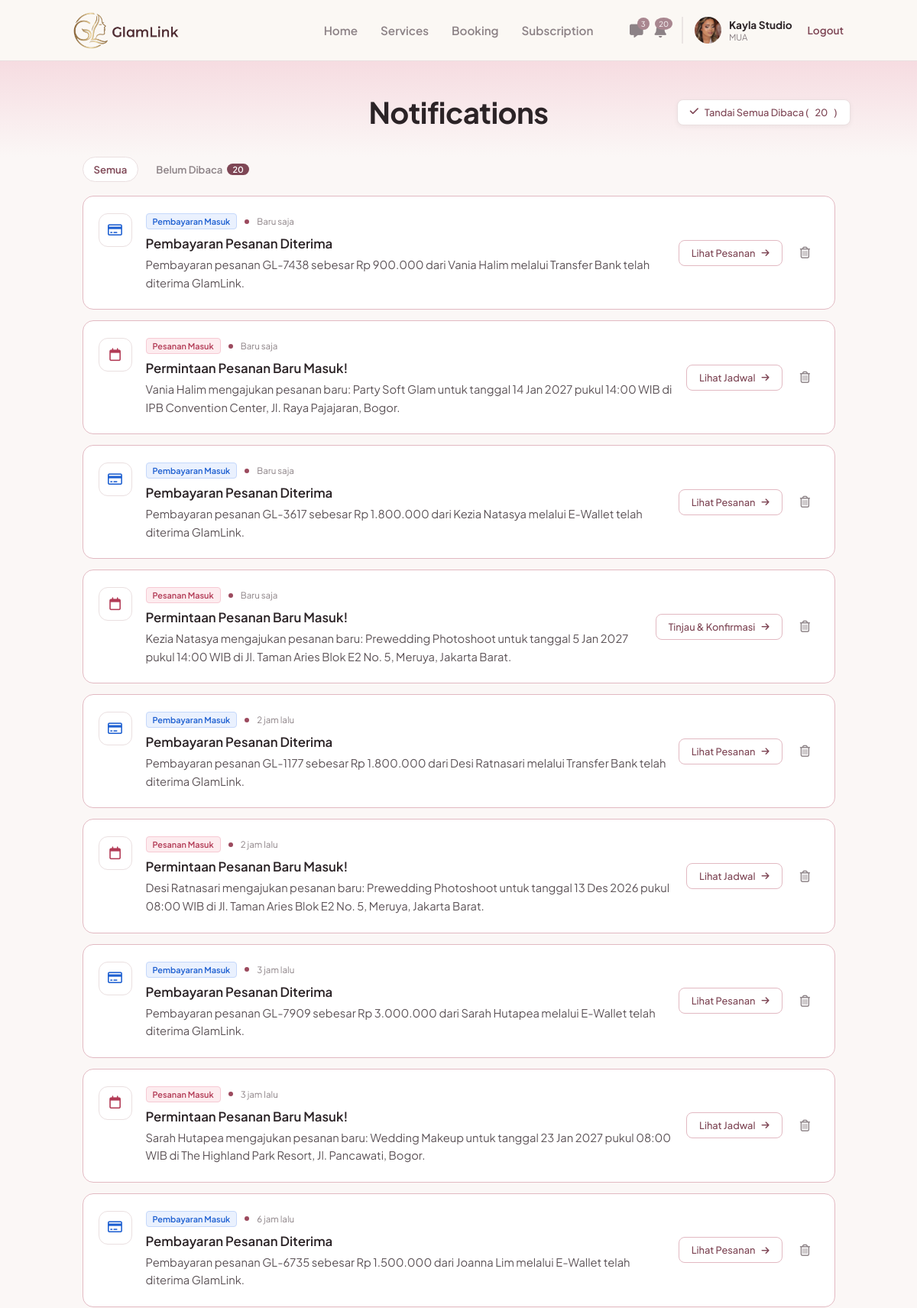
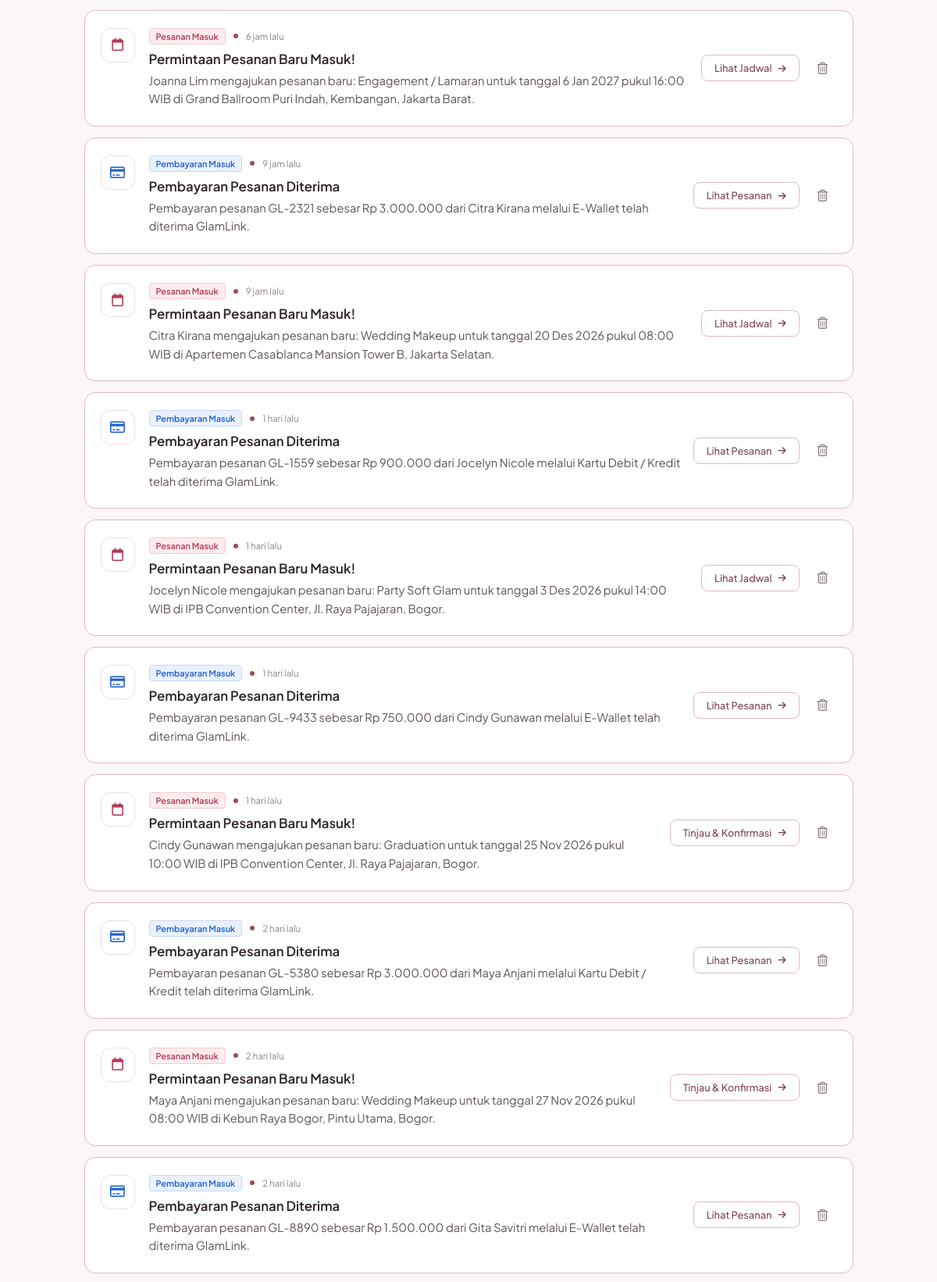
The app's page /mua/notifikasi.php (signed in, upper part) with its own data (2 pictures, top to bottom).
### tables this page shows
CREATE TABLE `users` (
  `id_user` int(11) NOT NULL,
  `nama` varchar(100) NOT NULL,
  `email` varchar(100) NOT NULL,
  `nomor_telepon` varchar(20) DEFAULT NULL,
  `nama_brand` varchar(150) DEFAULT NULL,
  `bio` text DEFAULT NULL,
  `lokasi` varchar(150) DEFAULT NULL,
  `foto_profil` varchar(255) DEFAULT NULL,
  `password` varchar(255) NOT NULL,
  `role` enum('mua','pelanggan','admin') NOT NULL,
  `dibuat_pada` timestamp NOT NULL DEFAULT current_timestamp(),
  `status_verifikasi` enum('pending','approved','rejected') NOT NULL DEFAULT 'approved',
  `alasan_tolak` varchar(255) DEFAULT NULL
);

CREATE TABLE `mua_notifikasi` (
  `id_notif` int(11) NOT NULL,
  `id_mua` int(11) NOT NULL,
  `kunci` varchar(100) NOT NULL COMMENT 'Penanda unik sumber, contoh: pesanan:12, bayar:12, langganan:3:segera',
  `tipe` varchar(30) NOT NULL COMMENT 'pesanan | bayar | jadwal | langganan | batal | selesai | ulasan',
  `judul` varchar(150) NOT NULL,
  `pesan` text NOT NULL,
  `link` varchar(255) DEFAULT NULL,
  `label_aksi` varchar(50) DEFAULT NULL,
  `waktu` datetime NOT NULL,
  `dibaca_pada` datetime DEFAULT NULL,
  `dihapus_pada` datetime DEFAULT NULL
);

### includes/chat.php (called while the page is built, shortened)
<?php
function chat_belum_dibaca(mysqli $k, int $saya): int {
    try {
        $st = $k->prepare("SELECT COUNT(*) AS n FROM chats WHERE id_penerima = ? AND dibaca_pada IS NULL");
        $st->bind_param('i', $saya);
        $st->execute();
        return (int)$st->get_result()->fetch_assoc()['n'];
    } catch (Throwable $e) {
        return 0;
    }
}

### includes/mua_notifikasi.php (called while the page is built, shortened)
<?php
function mua_notif_relatif(int $detik): string {
    if ($detik < 60)          return 'Baru saja';
    if ($detik < 86400)       return floor($detik / 3600) . ' jam lalu';
    if ($detik < 86400 * 7)   return floor($detik / 86400) . ' hari lalu';
    if ($detik < 86400 * 30)  return floor($detik / (86400 * 7)) . ' minggu lalu';
    return floor($detik / (86400 * 30)) . ' bulan lalu';
}
function mua_notif_sinkron(mysqli $koneksi, int $id_mua, bool $paksa = false): void {
    $kunci_sesi = 'mua_notif_sync_' . $id_mua;
    if (!$paksa && isset($_SESSION[$kunci_sesi]) && $_SESSION[$kunci_sesi] > time() - 60) return;
}
function mua_notif_jumlah_baru(mysqli $koneksi, int $id_mua): int {
    try {
        $st = $koneksi->prepare("SELECT COUNT(*) AS n FROM mua_notifikasi WHERE id_mua = ? AND dibaca_pada IS NULL AND dihapus_pada IS NULL");
        $st->bind_param('i', $id_mua);
        $st->execute();
        return (int)$st->get_result()->fetch_assoc()['n'];
    } catch (Throwable $e) {
        return 0;
    }
}

### mua/notifikasi.php (the view, shortened to what this page needs)
<?php
require_once '../includes/auth_mua.php';
require_once '../includes/mua_notifikasi.php';
function hitung_baru(mysqli $koneksi, int $id_mua): int {
    $st = $koneksi->prepare("SELECT COUNT(*) AS n FROM mua_notifikasi WHERE id_mua = ? AND dibaca_pada IS NULL AND dihapus_pada IS NULL");
    $st->bind_param('i', $id_mua);
    $st->execute();
    return (int)$st->get_result()->fetch_assoc()['n'];
}
$filter_belum = ($_GET['f'] ?? '') === 'belum';
$sql = "SELECT *, TIMESTAMPDIFF(SECOND, waktu, NOW()) AS detik FROM mua_notifikasi
        WHERE id_mua = ? AND dihapus_pada IS NULL" . ($filter_belum ? " AND dibaca_pada IS NULL" : "") . "
        ORDER BY waktu DESC, id_notif DESC LIMIT 100";
$st = $koneksi->prepare($sql);
$st->bind_param('i', $id_mua);
$st->execute();
$daftar = $st->get_result()->fetch_all(MYSQLI_ASSOC);
$jumlah_baru = hitung_baru($koneksi, $id_mua);
?>
<!DOCTYPE html>
<html lang="id">
<head>
    <link rel="stylesheet" href="https://cdnjs.cloudflare.com/ajax/libs/font-awesome/6.4.0/css/all.min.css">
    <link rel="stylesheet" href="../assets/css/navbar.css">
    <link rel="stylesheet" href="../assets/css/mua_notifikasi.css">
    <link rel="stylesheet" href="../assets/css/mua_ui.css">
</head>
<body class="nt-body">
    <?php include '../navbar.php'; ?>
    <header class="nt-header">
        <div class="nt-header-inner">
            <h1>Notifications</h1>
            <form method="POST" class="nt-readall-form" id="ntReadAllForm" data-no-loading <?php echo $jumlah_baru ? '' : 'hidden'; ?>>
                <button type="submit" name="baca_semua" class="nt-btn-readall">
                    <i class="fa-solid fa-check"></i> Tandai Semua Dibaca (<span id="ntCountBtn"><?php echo $jumlah_baru; ?></span>)
                </button>
            </form>
        </div>
    </header>
    <main class="nt-main">
        <nav class="nt-filter">
            <a href="notifikasi.php" class="<?php echo $filter_belum ? '' : 'active'; ?>">Semua</a>
            <a href="notifikasi.php?f=belum" class="<?php echo $filter_belum ? 'active' : ''; ?>">Belum Dibaca <span class="nt-filter-count" id="ntCountFilter" <?php echo $jumlah_baru ? '' : 'hidden'; ?>><?php echo $jumlah_baru; ?></span></a>
        </nav>
        <div class="nt-list" id="ntList">
            <?php foreach ($daftar as $n):
                $meta = MUA_NOTIF_TIPE[$n['tipe']] ?? MUA_NOTIF_TIPE['pesanan'];
                $baru = $n['dibaca_pada'] === null;
                $eksternal = str_starts_with((string)$n['link'], 'https://'); ?>
                <article class="nt-card <?php echo $baru ? 'is-unread' : ''; ?>" data-id="<?php echo (int)$n['id_notif']; ?>">
                    <div class="nt-icon nt-c-<?php echo $meta['warna']; ?>"><i class="<?php echo $meta['ikon']; ?>"></i></div>
                    <div class="nt-content">
                        <div class="nt-meta">
                            <span class="nt-badge nt-c-<?php echo $meta['warna']; ?>"><?php echo htmlspecialchars($meta['label']); ?></span>
                            <?php if ($baru): ?><span class="nt-dot" aria-label="Belum dibaca"></span><?php endif; ?>
                            <time><?php echo mua_notif_relatif((int)$n['detik']); ?></time>
                        </div>
                        <h3><?php echo htmlspecialchars($n['judul']); ?></h3>
                        <p><?php echo htmlspecialchars($n['pesan']); ?></p>
                    </div>
                    <div class="nt-actions">
                        <?php if (!empty($n['link'])): ?>
                            <a href="notifikasi.php?buka=<?php echo (int)$n['id_notif']; ?>" class="nt-btn-action" <?php echo $eksternal ? 'target="_blank" rel="noopener"' : ''; ?>>
                                <?php echo htmlspecialchars($n['label_aksi'] ?: 'Lihat'); ?> <i class="fa-solid fa-arrow-right"></i>
                            </a>
                        <?php endif; ?>
                        <form method="POST" class="nt-del-form" data-no-loading>
                            <button type="submit" name="hapus" class="nt-btn-del" title="Hapus notifikasi" aria-label="Hapus notifikasi">
                                <i class="fa-regular fa-trash-can"></i>
                            </button>
                        </form>
                    </div>
                </article>
            <?php endforeach; ?>
        </div>
    </main>
</body>
</html>

### navbar.php (shortened to what this page needs)
<?php
$path_prefix = in_array(basename(dirname($_SERVER['PHP_SELF'])), ['mua', 'klien']) ? '../' : '';
$nav_logged_in = isset($_SESSION['status_login']) && $_SESSION['status_login'] == true;
$nav_role = isset($_SESSION['role']) ? $_SESSION['role'] : '';
if ($nav_logged_in && in_array($nav_role, ['mua', 'pelanggan']) && isset($koneksi)) {
    $id_mua_nav = $_SESSION['id_user'];
    $nav_query = mysqli_query($koneksi, "SELECT nama, nama_brand, foto_profil, status_verifikasi FROM users WHERE id_user = '$id_mua_nav'");
    $nav_profil = mysqli_fetch_assoc($nav_query);
}
?>
<header class="navbar">
    <div class="logo">
        <a href="<?php echo $path_prefix; ?>index.php">
            <img src="<?php echo $path_prefix; ?>assets/img/logo.png" alt="GlamLink">
        </a>
    </div>
    <?php if (!$nav_logged_in): ?>
        <div class="nav-links">
            <a href="<?php echo $path_prefix; ?>login.php" class="btn-text">Masuk</a>
            <a href="<?php echo $path_prefix; ?>login.php" class="btn-outline nav-mua">Masuk Sebagai MUA</a>
            <a href="<?php echo $path_prefix; ?>register.php" class="btn-filled">Daftar</a>
        </div>
    <?php elseif ($nav_role == 'mua'): ?>
        <?php if (($nav_profil['status_verifikasi'] ?? 'approved') === 'approved'): ?>
        <div class="nav-menu-mua">
            <a href="<?php echo $path_prefix; ?>mua/index.php">Home</a>
            <a href="<?php echo $path_prefix; ?>mua/services.php">Services</a>
            <a href="<?php echo $path_prefix; ?>mua/booking.php">Booking</a>
            <a href="<?php echo $path_prefix; ?>mua/subscription.php">Subscription</a>
        </div>
        <?php endif; ?>
        <div class="nav-profile-mua">
            <div class="nav-icons">
                <?php
                require_once __DIR__ . '/includes/chat.php';
                $nav_chat_baru = (($koneksi ?? null) instanceof mysqli) ? chat_belum_dibaca($koneksi, (int)$_SESSION['id_user']) : 0;
                ?>
                <a href="<?php echo $path_prefix; ?>mua/chat.php" class="icon-btn" title="Chat">
                    <i class="fa-solid fa-message"></i>
                    <span class="badge" id="navChatBadge" <?php echo $nav_chat_baru ? '' : 'hidden'; ?>><?php echo $nav_chat_baru > 99 ? '99+' : $nav_chat_baru; ?></span>
                </a>
                <?php
                require_once __DIR__ . '/includes/mua_notifikasi.php';
                $nav_notif_baru = isset($koneksi) ? mua_notif_jumlah_baru($koneksi, (int)$_SESSION['id_user']) : 0;
                ?>
                <a href="<?php echo $path_prefix; ?>mua/notifikasi.php" class="icon-btn" title="Notifikasi">
                    <i class="fa-solid fa-bell"></i>
                    <span class="badge" id="navNotifBadge" <?php echo $nav_notif_baru ? '' : 'hidden'; ?>><?php echo $nav_notif_baru > 99 ? '99+' : $nav_notif_baru; ?></span>
                </a>
            </div>
            <a href="<?php echo $path_prefix; ?>mua/profil.php" style="text-decoration:none;color:inherit;" title="Lihat & edit profil">
            <div class="profile-info">
                <?php if(!empty($nav_profil['foto_profil'])): ?>
                    <img src="<?php echo $path_prefix; ?>assets/img/<?php echo htmlspecialchars($nav_profil['foto_profil']); ?>" alt="Profile">
                <?php else: ?>
                    <div style="width:35px;height:35px;background:#e0d8da;border-radius:50%;display:flex;align-items:center;justify-content:center;color:#fff;font-size:0.8rem;"><i class="fa-solid fa-user"></i></div>
                <?php endif; ?>
                <div class="profile-text">
                    <span class="brand-name"><?php echo htmlspecialchars($nav_profil['nama_brand'] ?? 'Nama Brand'); ?></span>
                    <span class="role-text"><?php echo ($nav_profil['status_verifikasi'] ?? 'approved') === 'approved' ? 'MUA' : 'Belum terverifikasi'; ?></span>
                </div>
            </div>
            </a>
            <a href="<?php echo $path_prefix; ?>logout.php" class="logout-link">Logout</a>
        </div>
    <?php endif; ?>
</header>

### assets/css/navbar.css (style rules this page uses)
:root { --gl-primary: #7E4655; --gl-primary-dark: #623642; --gl-soft: #f0e6e9; }
.navbar { position: fixed; inset: 0 0 auto 0; height: 80px; display: flex; align-items: center; justify-content: space-between; padding: 0 8%; background-color: #FBF8F4; border-bottom: 1px solid #eadfe0; box-sizing: border-box; z-index: 1000; font-family: 'Plus Jakarta Sans', sans-serif; }
.navbar .logo { display: flex; align-items: center; }
.navbar .logo img { display: block; height: 48px; width: auto; }
.nav-menu-mua { display: flex; gap: 30px; font-weight: 600; font-size: 0.95rem; position: absolute; left: 50%; transform: translateX(-50%); }
.nav-menu-mua a { text-decoration: none; color: #8c8286; transition: 0.3s; font-family: 'Plus Jakarta Sans', sans-serif; }
.nav-profile-mua { display: flex; align-items: center; gap: 20px; }
.nav-icons { display: flex; gap: 15px; }
.nav-icons .icon-btn { position: relative; color: #8c8286; font-size: 1.1rem; text-decoration: none; }
.nav-icons .badge { position: absolute; top: -6px; right: -8px; background-color: #A98790; color: white; font-size: 0.6rem; padding: 2px 5px; border-radius: 50%; }
.profile-info { display: flex; align-items: center; gap: 10px; border-left: 2px solid #eae5e3; padding-left: 15px; }
.profile-info img { width: 35px; height: 35px; border-radius: 50%; object-fit: cover; }
.profile-text { display: flex; flex-direction: column; }
.profile-text .brand-name { font-weight: 700; color: #2b2326; font-size: 0.85rem; }
.profile-text .role-text { font-size: 0.7rem; color: #8c8286; }
.logout-link { color: var(--gl-primary); font-size: 0.85rem; text-decoration: none; font-weight: 600; }

### assets/css/mua_ui.css (style rules this page uses)
:root { --gl-maroon: #7E4655; --gl-maroon-soft: rgba(126, 70, 85, 0.18); --gl-green: #059669; --gl-red: #E23636; --gl-ease: cubic-bezier(0.22, 1, 0.36, 1); }

### records on screen
users: foto_profil (picture), nama_brand "Kayla Studio"
mua_notifikasi: tipe "Pembayaran Masuk", detik "Baru saja", judul "Pembayaran Pesanan Diterima", pesan "Pembayaran pesanan GL-7438 sebesar Rp 900.000 dari Vania Halim melalui Transfer Bank telah diterima GlamLink.", label_aksi "Lihat Pesanan"
mua_notifikasi: tipe "Pesanan Masuk", detik "Baru saja", judul "Permintaan Pesanan Baru Masuk!", pesan "Vania Halim mengajukan pesanan baru: Party Soft Glam untuk tanggal 14 Jan 2027 pukul 14:00 WIB di IPB Convention Center, Jl. Raya Pajajaran, Bogor.", label_aksi "Lihat Jadwal"
mua_notifikasi: tipe "Pembayaran Masuk", detik "Baru saja", judul "Pembayaran Pesanan Diterima", pesan "Pembayaran pesanan GL-3617 sebesar Rp 1.800.000 dari Kezia Natasya melalui E-Wallet telah diterima GlamLink.", label_aksi "Lihat Pesanan"
mua_notifikasi: tipe "Pesanan Masuk", detik "Baru saja", judul "Permintaan Pesanan Baru Masuk!", pesan "Kezia Natasya mengajukan pesanan baru: Prewedding Photoshoot untuk tanggal 5 Jan 2027 pukul 14:00 WIB di Jl. Taman Aries Blok E2 No. 5, Meruya, Jakarta Barat.", label_aksi "Tinjau & Konfirmasi"
mua_notifikasi: tipe "Pembayaran Masuk", detik "2 jam lalu", judul "Pembayaran Pesanan Diterima", pesan "Pembayaran pesanan GL-1177 sebesar Rp 1.800.000 dari Desi Ratnasari melalui Transfer Bank telah diterima GlamLink.", label_aksi "Lihat Pesanan"
mua_notifikasi: tipe "Pesanan Masuk", detik "2 jam lalu", judul "Permintaan Pesanan Baru Masuk!", pesan "Desi Ratnasari mengajukan pesanan baru: Prewedding Photoshoot untuk tanggal 13 Des 2026 pukul 08:00 WIB di Jl. Taman Aries Blok E2 No. 5, Meruya, Jakarta Barat.", label_aksi "Lihat Jadwal"
mua_notifikasi: tipe "Pembayaran Masuk", detik "3 jam lalu", judul "Pembayaran Pesanan Diterima", pesan "Pembayaran pesanan GL-7909 sebesar Rp 3.000.000 dari Sarah Hutapea melalui E-Wallet telah diterima GlamLink.", label_aksi "Lihat Pesanan"
mua_notifikasi: tipe "Pesanan Masuk", detik "3 jam lalu", judul "Permintaan Pesanan Baru Masuk!", pesan "Sarah Hutapea mengajukan pesanan baru: Wedding Makeup untuk tanggal 23 Jan 2027 pukul 08:00 WIB di The Highland Park Resort, Jl. Pancawati, Bogor.", label_aksi "Lihat Jadwal"
mua_notifikasi: tipe "Pembayaran Masuk", detik "6 jam lalu", judul "Pembayaran Pesanan Diterima", pesan "Pembayaran pesanan GL-6735 sebesar Rp 1.500.000 dari Joanna Lim melalui E-Wallet telah diterima GlamLink.", label_aksi "Lihat Pesanan"
mua_notifikasi: tipe "Pesanan Masuk", detik "6 jam lalu", judul "Permintaan Pesanan Baru Masuk!", pesan "Joanna Lim mengajukan pesanan baru: Engagement / Lamaran untuk tanggal 6 Jan 2027 pukul 16:00 WIB di Grand Ballroom Puri Indah, Kembangan, Jakarta Barat.", label_aksi "Lihat Jadwal"
mua_notifikasi: tipe "Pembayaran Masuk", detik "9 jam lalu", judul "Pembayaran Pesanan Diterima", pesan "Pembayaran pesanan GL-2321 sebesar Rp 3.000.000 dari Citra Kirana melalui E-Wallet telah diterima GlamLink.", label_aksi "Lihat Pesanan"
mua_notifikasi: tipe "Pesanan Masuk", detik "9 jam lalu", judul "Permintaan Pesanan Baru Masuk!", pesan "Citra Kirana mengajukan pesanan baru: Wedding Makeup untuk tanggal 20 Des 2026 pukul 08:00 WIB di Apartemen Casablanca Mansion Tower B, Jakarta Selatan.", label_aksi "Lihat Jadwal"
mua_notifikasi: tipe "Pembayaran Masuk", detik "1 hari lalu", judul "Pembayaran Pesanan Diterima", pesan "Pembayaran pesanan GL-1559 sebesar Rp 900.000 dari Jocelyn Nicole melalui Kartu Debit / Kredit telah diterima GlamLink.", label_aksi "Lihat Pesanan"
mua_notifikasi: tipe "Pesanan Masuk", detik "1 hari lalu", judul "Permintaan Pesanan Baru Masuk!", pesan "Jocelyn Nicole mengajukan pesanan baru: Party Soft Glam untuk tanggal 3 Des 2026 pukul 14:00 WIB di IPB Convention Center, Jl. Raya Pajajaran, Bogor.", label_aksi "Lihat Jadwal"
mua_notifikasi: tipe "Pembayaran Masuk", detik "1 hari lalu", judul "Pembayaran Pesanan Diterima", pesan "Pembayaran pesanan GL-9433 sebesar Rp 750.000 dari Cindy Gunawan melalui E-Wallet telah diterima GlamLink.", label_aksi "Lihat Pesanan"
mua_notifikasi: tipe "Pesanan Masuk", detik "1 hari lalu", judul "Permintaan Pesanan Baru Masuk!", pesan "Cindy Gunawan mengajukan pesanan baru: Graduation untuk tanggal 25 Nov 2026 pukul 10:00 WIB di IPB Convention Center, Jl. Raya Pajajaran, Bogor.", label_aksi "Tinjau & Konfirmasi"
mua_notifikasi: tipe "Pembayaran Masuk", detik "2 hari lalu", judul "Pembayaran Pesanan Diterima", pesan "Pembayaran pesanan GL-5380 sebesar Rp 3.000.000 dari Maya Anjani melalui Kartu Debit / Kredit telah diterima GlamLink.", label_aksi "Lihat Pesanan"
mua_notifikasi: tipe "Pesanan Masuk", detik "2 hari lalu", judul "Permintaan Pesanan Baru Masuk!", pesan "Maya Anjani mengajukan pesanan baru: Wedding Makeup untuk tanggal 27 Nov 2026 pukul 08:00 WIB di Kebun Raya Bogor, Pintu Utama, Bogor.", label_aksi "Tinjau & Konfirmasi"
mua_notifikasi: tipe "Pembayaran Masuk", detik "2 hari lalu", judul "Pembayaran Pesanan Diterima", pesan "Pembayaran pesanan GL-8890 sebesar Rp 1.500.000 dari Gita Savitri melalui E-Wallet telah diterima GlamLink.", label_aksi "Lihat Pesanan"

### other values on screen
$nav_chat_baru "3"
$nav_notif_baru "20"
$jumlah_baru "20"
